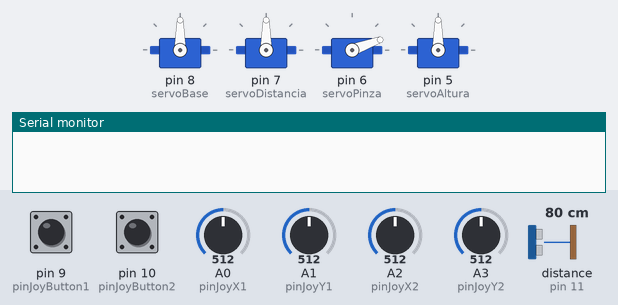
A sketch run on a simulated Arduino Uno, built with avr-gcc and run on an emulated ATmega328P. Parts: 4 × servo, the last lines printed to the serial monitor. The test bench sets the inputs (shaded band); at power-on: pin 9 (pinJoyButton1) HIGH, distance to the obstacle (sensor on pin 11) 80 cm, A1 (pinJoyY1) = 512, pin 10 (pinJoyButton2) HIGH, A2 (pinJoyX2) = 512, A0 (pinJoyX1) = 512, A3 (pinJoyY2) = 512. The echo pulse lasts 58.3 µs per cm.

Above: at 1.2 s.
1.3 s: pin 9 (pinJoyButton1) pulled LOW for 0.15 s
At 2.5 s:
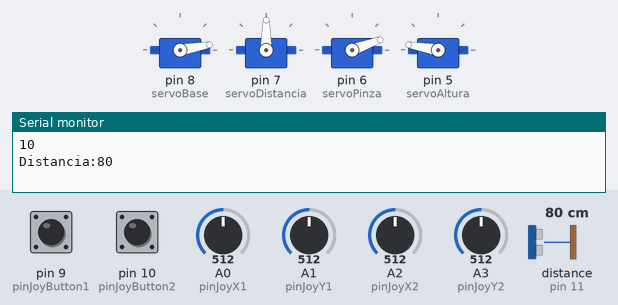
4.4 s: distance to the obstacle (sensor on pin 11) set to 6 cm
7.4 s: distance to the obstacle (sensor on pin 11) set to 3 cm
At 10.1 s:
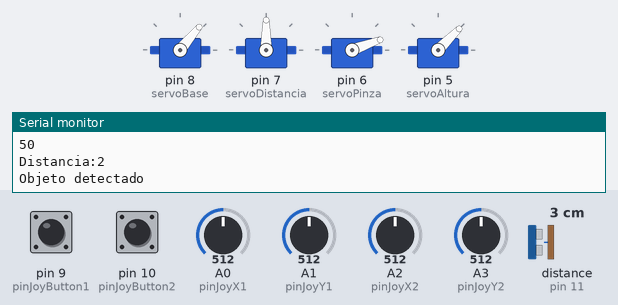
10.4 s: A1 (pinJoyY1) set to 140
13.4 s: pin 10 (pinJoyButton2) pulled LOW for 3.2 s
At 17.4 s:
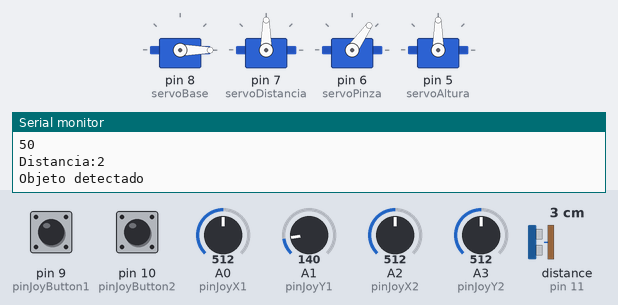
18.1 s: A2 (pinJoyX2) set to 227
19.6 s: A2 (pinJoyX2) set to 209
At 20.8 s:
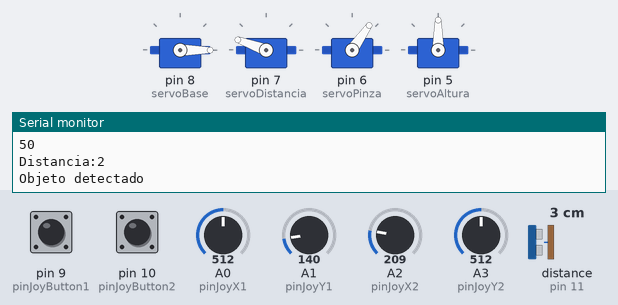
Timing chart, 0 to 22.2 s (numbered marks = the images above; inputs shaded):
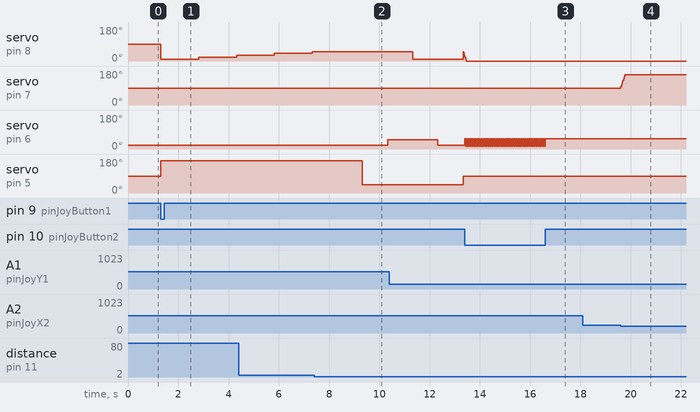

Measured:
- the behaviour switches between 5 and 4 cm on distance to the obstacle (sensor on pin 11) (found by bisection; images 1 and 2)
- the behaviour switches between 220 and 219 on A2 (pinJoyX2) (found by bisection; images 3 and 4)
- after the input at 1.3 s, servo on pin 8 (servoBase): 90° → 10° at once, → 20° 1.5 s later, → 30° 1.5 s later; servo on pin 5 (servoAltura): 90° → 170° at once
- after the input at 7.4 s, servo on pin 8 (servoBase): stays 50° (without the input it goes to 60° after 1.4 s); servo on pin 6 (servoPinza): 20° → 50° after 2.9 s; servo on pin 5 (servoAltura): 170° → 45° after 1.9 s
- after the input at 13.4 s, servo on pin 6 (servoPinza): alternates 55° for 0.03 s and 15° for 0.03 s, 125 changes in all, then stays 55°, starting at once
- after the input at 18.1 s, every drawn part: stays the same
- after the input at 19.6 s, servo on pin 7 (servoDistancia): 90° → 160° at once

The sketch:

stickConServoYControlVelocidadUltimoPost_copy_20241128203441.ino
```cpp
#include <Servo.h>

/*
GND - GND
Vcc - 5v
VRx - A0
VRy - A1
SW -  D9
*/

// Definición de los servos
Servo servoBase; //Giro del brazo
Servo servoAltura; //Distancia
Servo servoDistancia; //Pinza
Servo servoPinza; //Altura

// Pines para los joysticks
const int pinJoyX1 = A0;
const int pinJoyY1 = A1;
const int pinJoyX2 = A2;
const int pinJoyY2 = A3;

// Pines para los botones de los joysticks
const int pinJoyButton1 = 9;
const int pinJoyButton2 = 10;
// Pines para el sensor
const int pinTrigger = 12;
const int pinEcho = 11;

bool buttonPressed2 = false;   // Almacena si el botón está presionado
bool buttonPressed1 = false;
bool previousButtonState2 = HIGH; // Estado anterior del botón para detectar cambios
bool previousButtonState1 = HIGH;

// Ángulos iniciales y objetivos para los servos
int angleBase = 90; //
int angleAltura = 90;
int angleDistancia = 90;
int anglePinza = 20;
const int safeDistance = 4; // Define que tan cerca debe estar el objeto para que el brazo frene.

// Umbral para considerar el joystick en reposo
const int umbral = 300;

// Paso de incremento en los ángulos para suavizar el movimiento
const int pasos = 10;
//Valor de reposo
const int valorReposo = 520;
//Delay para la lectura(ms)
const int retraso = 5;
//Limites de los ejes
const int limiteMaxBase = 170;  // izquierdo
const int limiteMinBase = 10;   // derecho
const int limiteMaxAltura = 130; // min ?
const int limiteMinAltura = 60; //max ?
const int limiteMaxDistancia = 150;
const int limiteMinDistancia = 60;

void setup() {
  // Configurar los botones de los joysticks como entrada.
  pinMode(pinJoyButton1, INPUT_PULLUP); //Funcion busqueda
  pinMode(pinJoyButton2, INPUT_PULLUP); //Pinza

  // Pins del sensor
  pinMode(pinTrigger, OUTPUT);
  pinMode(pinEcho, INPUT);

  // Conectar los servos a los pines correspondientes
  servoBase.attach(8); //Giro
  servoDistancia.attach(7); //Distancia
  servoPinza.attach(6); //Pinza
  servoAltura.attach(5); //Altura

  // Posición inicial de los servos
  servoBase.write(angleBase);
  servoDistancia.write(angleDistancia);
  servoPinza.write(anglePinza);
  servoAltura.write(angleAltura);

  // Iniciar comunicación serial (opcional para monitoreo)
  Serial.begin(9600);
}

void loop() {
  // Leer los valores de los joysticks
  int xValue1 = analogRead(pinJoyX1);
  delay(retraso);
  int yValue1 = analogRead(pinJoyY1);
  delay(retraso);
  int xValue2 = analogRead(pinJoyX2);
  delay(retraso);
  int yValue2 = analogRead(pinJoyY2);
  delay(retraso);
  bool buttonState1 = digitalRead(pinJoyButton1);
  bool buttonState2 = digitalRead(pinJoyButton2);

  // Comprobar si se ha presionado el botón para alternar el ángulo del servo 3
  if (buttonState2 == LOW && previousButtonState2 == HIGH) {
    buttonPressed2 = !buttonPressed2; // Alterna el estado del botón
    if (anglePinza == 55) {
      anglePinza = 15;  // Si el ángulo es 50, cambia a 15. Angulo de apertura
    } else {
      anglePinza = 55;  // Si no, cambia a 50. Angulo de cierre.
    }
  }

  // Funcion del sensor
  if (buttonState1 == LOW && previousButtonState1 == HIGH) {
    buttonPressed1 = !buttonPressed1;
    scanForObject(servoBase, servoAltura, servoPinza, safeDistance);
  }

  if(abs(yValue1 - valorReposo) > umbral){
    if(yValue1 > valorReposo && angleBase <= limiteMaxBase){
      angleBase += pasos;
    }else if(yValue1 < valorReposo && angleBase >= limiteMinBase){
      angleBase -= pasos;
    }
  }
  if(abs(xValue1 - valorReposo) > umbral){
    if(xValue1 > valorReposo && angleAltura <= limiteMaxAltura){
      angleAltura += pasos;
    }else if(xValue1 < valorReposo && angleAltura >= limiteMinAltura){
      angleAltura -= pasos;
    }
  }
  if(abs(xValue2 - valorReposo) > umbral){
    if(xValue2 < valorReposo && angleDistancia <= limiteMaxDistancia){
      angleDistancia += pasos;
    }else if(xValue2 > valorReposo && angleDistancia >= limiteMinDistancia){
      angleDistancia -= pasos;
    }
  }

  servoBase.write(angleBase);
  servoDistancia.write(angleDistancia);
  servoAltura.write(angleAltura);
  servoPinza.write(anglePinza);
  delay(5);
  /*
  //Para ver todos los valores por serial.
  Serial.print("ServoBase: ");
  Serial.print(angleBase);
  Serial.print(" | ServoAltura: ");
  Serial.print(angleAltura);
  Serial.print(" | ServoDistancia: ");
  Serial.print(angleDistancia);
  Serial.print(" | ServoPinza: ");
  Serial.print(anglePinza);
  Serial.print(" | x1: ");
  Serial.print(xValue1);
  Serial.print(" | y1: ");
  Serial.print(yValue1);
  Serial.print(" | B1: ");
  Serial.print(buttonState1);
  Serial.print(" | x2: ");
  Serial.print(xValue2);
  Serial.print(" | y2: ");
  Serial.print(yValue2);
  Serial.print(" | B2: ");
  Serial.println(buttonState2);
*/
}
int measureDistance() {
// Primero, generar un pulso corto de 2-5 microsegundos.
    digitalWrite(pinTrigger, LOW);
    delayMicroseconds(5);
    digitalWrite(pinTrigger, HIGH);
// Después de ajustar un nivel de señal alto, esperamos unos 10 microsegundos. En este punto el sensor enviará señales con una frecuencia de 40 kHz.
    delayMicroseconds(10);
    digitalWrite(pinTrigger, LOW);

// Tiempo de retardo de la señal acústica en el sonar.
   int duration = pulseIn(pinEcho, HIGH);

// Convertir el tiempo a distancia (cm).
    int distance = (duration / 2) / 29.1;
    return distance;
}
void scanForObject(Servo &servoBase, Servo &servoAltura, Servo &servoPinza, int safeDistance) {
    // Setear el brazo en la posición de scaneo
    servoBase.write(10);
    servoAltura.write(170);
    bool objetoDetectado= true;
    while (objetoDetectado) {
        /*int distance = measureDistance();
        if (distance < safeDistance) {
            Serial.println("Objeto detectado");
            stop(servoBase);
            delay(500);
            break;
        }*/
        int distance = measureDistance();
        // Movimiento del brazo en 180 grados
        for (int angle = 10; angle <= 170; angle += 10) {
            //falta ver que cuando termina el for igualmente agarra un objeto por mas que lo detecte, falta una funcion para lo de abajo del for
            //en el primer llamado, detecta distancia 0 y agarra un objeto
            angleBase = angle;
            Serial.println(angle);
            servoBase.write(angleBase);
            delay(1000);
            int distance = measureDistance();
            Serial.print("Distancia:");
            Serial.println(distance);
            delay(500);
            if (distance < safeDistance) {
              Serial.println("Objeto detectado");
              //stop(servoBase);
              delay(500);
              objetoDetectado=false;
              break;
            }
        } /*
        for (int angle = 170; angle <= 10; angle -= 10){
            angleBase = angle;
            servoBase.write(angleBase);
            delay(1000);
        }*/
    }
    //servoBase.attach(7); // Volver a mandar señal al servo
    // Mover el brazo a la posición de agarrar el objeto
    servoAltura.write(45); // Ajustar el brazo a la altura del objeto
    delay(1000);
    servoPinza.write(50); // Apretar la pinza del brazo
    delay(1000);
    // Rotar el brazo a la posición de soltar el objeto
    servoBase.write(10); // Girar a la derecha
    delay(1000);
    servoPinza.write(20); // Soltar la pinza del brazo
    delay(1000);
    // Resetear el brazo a la posición de scaneo
    servoAltura.write(90);
    servoBase.write(90);
}

/*
Idea (Ger)
for (int angle = 10; angle <= 170 and objetoDetectado; angle += 10)
Para que salga del for y del while sin hacer el break.
*/

void stop(Servo &servo) {
    servo.detach(); // Deja de mandar señales y frena el servo en su posición actual.
}
```
